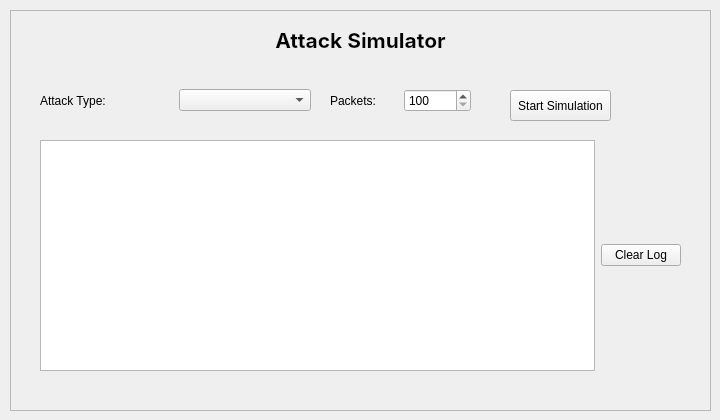
    <widget class="QWidget" name="pageSimulator">
     <widget class="QWidget" name="verticalLayoutWidget_10">
      <property name="geometry">
       <rect>
        <x>10</x>
        <y>10</y>
        <width>701</width>
        <height>401</height>
       </rect>
      </property>
      <layout class="QVBoxLayout" name="verticalLayoutSimulator">
       <item>
        <widget class="QFrame" name="frameSimulator">
         <property name="frameShape">
          <enum>QFrame::StyledPanel</enum>
         </property>
         <property name="frameShadow">
          <enum>QFrame::Sunken</enum>
         </property>
         <widget class="QPushButton" name="btnRunSimulation">
          <property name="geometry">
           <rect>
            <x>500</x>
            <y>80</y>
            <width>101</width>
            <height>31</height>
           </rect>
          </property>
          <property name="text">
           <string>Start Simulation</string>
          </property>
         </widget>
         <widget class="QLabel" name="lblSimulatorTitle">
          <property name="geometry">
           <rect>
            <x>10</x>
            <y>10</y>
            <width>681</width>
            <height>41</height>
           </rect>
          </property>
          <property name="font">
           <font>
            <family>Segoe UI,Inter,Product Sans,Helvetica Neue,Arial,sans-serif</family>
            <pointsize>16</pointsize>
            <weight>75</weight>
            <bold>true</bold>
           </font>
          </property>
          <property name="text">
           <string>Attack Simulator</string>
          </property>
          <property name="alignment">
           <set>Qt::AlignCenter</set>
          </property>
         </widget>
         <widget class="QWidget" name="horizontalLayoutWidget_10">
          <property name="geometry">
           <rect>
            <x>30</x>
            <y>70</y>
            <width>271</width>
            <height>41</height>
           </rect>
          </property>
          <layout class="QHBoxLayout" name="horizontalLayout_10">
           <item>
            <widget class="QLabel" name="lblAttactTypeSim">
             <property name="text">
              <string>Attack Type:</string>
             </property>
            </widget>
           </item>
           <item>
            <widget class="QComboBox" name="cmbAttackType"/>
           </item>
          </layout>
         </widget>
         <widget class="QWidget" name="horizontalLayoutWidget_12">
          <property name="geometry">
           <rect>
            <x>320</x>
            <y>70</y>
            <width>141</width>
            <height>41</height>
           </rect>
          </property>
          <layout class="QHBoxLayout" name="horizontalLayout_11">
           <item>
            <widget class="QLabel" name="lblPacketsTitle">
             <property name="text">
              <string>Packets:</string>
             </property>
            </widget>
           </item>
           <item>
            <widget class="QSpinBox" name="spinSimPacketCount">
             <property name="specialValueText">
              <string>100</string>
             </property>
            </widget>
           </item>
          </layout>
         </widget>
         <widget class="QWidget" name="horizontalLayoutWidget_15">
          <property name="geometry">
           <rect>
            <x>30</x>
            <y>130</y>
            <width>641</width>
            <height>231</height>
           </rect>
          </property>
          <layout class="QHBoxLayout" name="horizontalLayout_15">
           <item>
            <widget class="QTextEdit" name="txtSimulationLog">
             <property name="readOnly">
              <bool>true</bool>
             </property>
            </widget>
           </item>
           <item>
            <widget class="QPushButton" name="btnClearLogSim">
             <property name="text">
              <string>Clear Log</string>
             </property>
            </widget>
           </item>
          </layout>
         </widget>
        </widget>
       </item>
      </layout>
     </widget>
    </widget>
